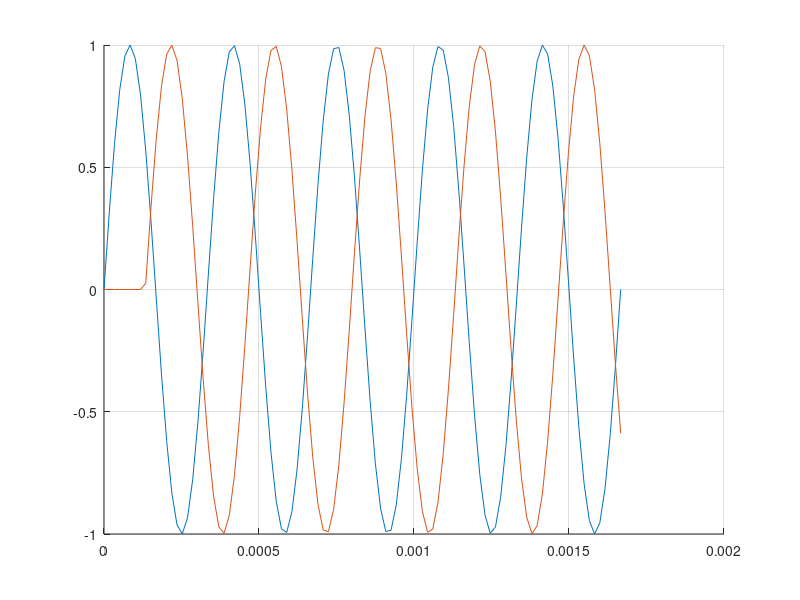
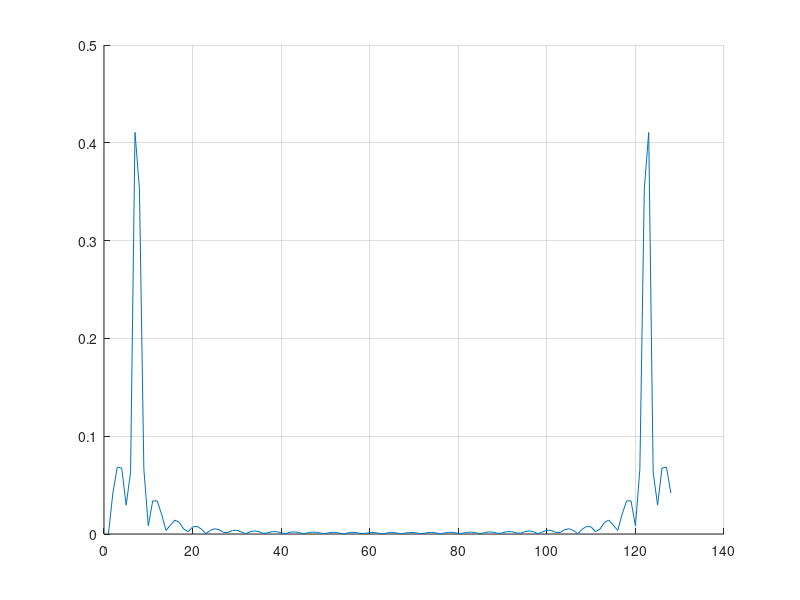

MATLAB code for these plots, in order:
%vamos a testear el algoritmo con senoidales sencillas
close all;

f=3000;
T=1/f;
Lt=5*T;
n=100;
x=linspace(0,Lt,n);

y1=sin(2*pi*(f.*x-0));

fi=0.4;
tau=fi*T;
y2=sin(2*pi*(f.*x-fi));
y2(1:(tau*n/Lt))=0;

figure
hold on
grid on
plot(x,y1)
plot(x,y2)
NFFT = 2^nextpow2(n); % Next power of 2 from length of y
Y1 = fft(y1,NFFT)/n;
figure
hold on
grid on
plot(abs(Y1)) 

return
G=(Y1.*conj(Y2))./(abs(Y1).*abs(Y2));
figure
hold on
grid on
plot(abs(ifft(G))) 